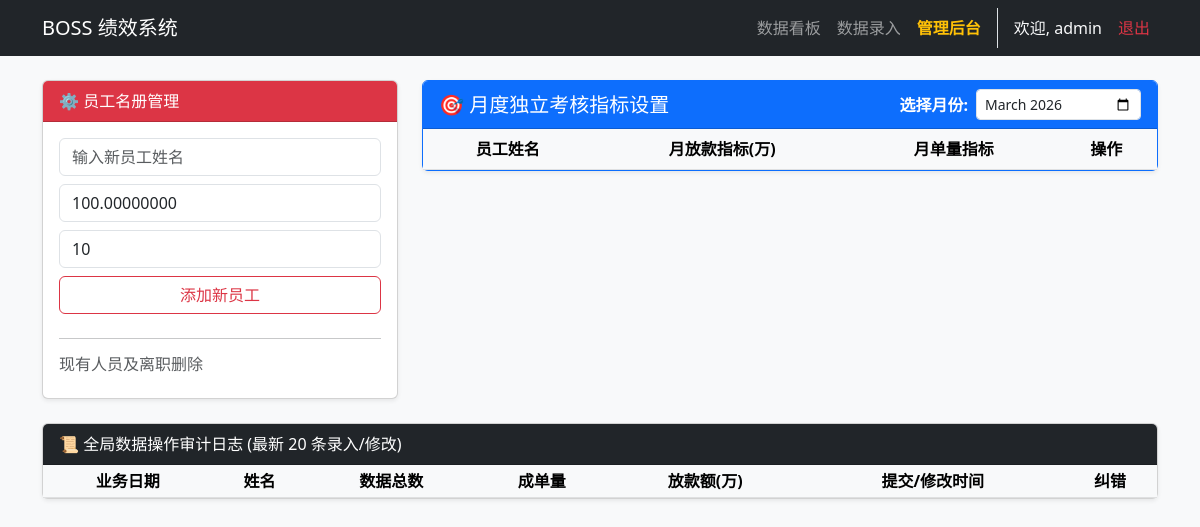
Page /admin (signed in) on the earlier database version.
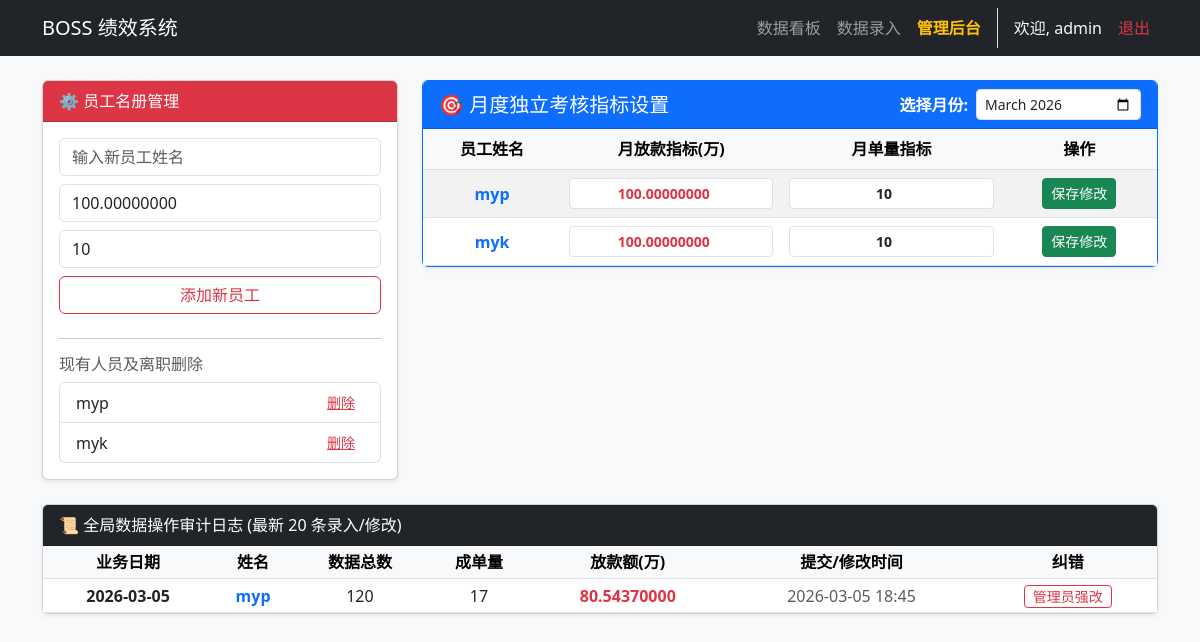
Same page on the later database version.
### app.py (models this page shows)
class Employee(db.Model):
    id = db.Column(db.Integer, primary_key=True)
    name = db.Column(db.String(50), unique=True, nullable=False)

class MonthlyTarget(db.Model):
    id = db.Column(db.Integer, primary_key=True)
    name = db.Column(db.String(50), nullable=False)
    month = db.Column(db.String(20), nullable=False)
    target_loan = db.Column(Numeric(precision=18, scale=8), default=100.0)
    target_orders = db.Column(db.Integer, default=10)

class DailyLog(db.Model):
    id = db.Column(db.Integer, primary_key=True)
    date = db.Column(db.String(20))
    name = db.Column(db.String(50))
    total_data_count = db.Column(db.Integer, default=0)
    connected = db.Column(db.Integer, default=0)
    added_wechat = db.Column(db.Integer, default=0)
    pre_audit = db.Column(db.Integer, default=0)
    pre_pass = db.Column(db.Integer, default=0)
    final_audit = db.Column(db.Integer, default=0)
    final_pass = db.Column(db.Integer, default=0)
    loan_orders = db.Column(db.Integer, default=0)
    loan_amount = db.Column(Numeric(precision=18, scale=8), default=0.0)
    next_day_est = db.Column(Numeric(precision=18, scale=8), default=0.0)
    timestamp = db.Column(db.DateTime, default=datetime.datetime.now)

### app.py (the view, shortened to what this page needs)
@app.route('/admin', methods=['GET', 'POST'])
@login_required
@admin_required
def admin_panel():
    return render_template('admin.html', employees=Employee.query.all(), logs=DailyLog.query.order_by(DailyLog.timestamp.desc()).limit(20).all(), target_month=request.args.get('target_month', datetime.date.today().strftime('%Y-%m')), targets=MonthlyTarget.query.filter_by(month=request.args.get('target_month', datetime.date.today().strftime('%Y-%m'))).all())

### app.py (called while the page is built)
def login_required(f):
    @wraps(f)
    def decorated_function(*args, **kwargs):
        if 'user_id' not in session: return redirect(url_for('login'))
        return f(*args, **kwargs)
    return decorated_function

def admin_required(f):
    @wraps(f)
    def decorated_function(*args, **kwargs):
        if not session.get('is_admin'): return redirect(url_for('dashboard'))
        return f(*args, **kwargs)
    return decorated_function

### templates/admin.html (shortened to what this page needs)
{% extends "layout.html" %}
{% block content %}
<div class="row">
    <div class="col-md-4">
        <div class="card shadow-sm mb-4">
            <div class="card-header bg-danger text-white">⚙️ 员工名册管理</div>
            <div class="card-body">
                <form method="POST" class="mb-4">
                    <div class="mb-2"><input type="text" name="name" class="form-control" placeholder="输入新员工姓名" required></div>
                    <div class="mb-2"><input type="number" step="0.00000001" name="target_loan" class="form-control" placeholder="首月默认放款指标(万)" value="100.00000000" required></div>
                    <div class="mb-2"><input type="number" name="target_orders" class="form-control" placeholder="首月默认单量指标" value="10" required></div>
                    <button type="submit" class="btn btn-outline-danger w-100">添加新员工</button>
                </form>
                <hr>
                <h6 class="text-muted">现有人员及离职删除</h6>
                <ul class="list-group">
                    {% for emp in employees %}
                    <li class="list-group-item d-flex justify-content-between align-items-center py-1">
                        {{ emp.name }}
                        <form method="POST" onsubmit="return confirm('警告：确定要删除 {{ emp.name }} 吗？他所有的历史流水和指标将被彻底清空！');">
                            <button type="submit" class="btn btn-sm btn-link text-danger">删除</button>
                        </form>
                    </li>
                    {% endfor %}
                </ul>
            </div>
        </div>
    </div>
    <div class="col-md-8">
        <div class="card shadow-sm mb-4 border-primary">
            <div class="card-header bg-primary text-white d-flex justify-content-between align-items-center">
                <h5 class="mb-0">🎯 月度独立考核指标设置</h5>
                <form method="GET" class="d-flex align-items-center m-0">
                    <label class="me-2 text-white fw-bold text-nowrap">选择月份:</label>
                    <input type="month" name="target_month" class="form-control form-control-sm" value="{{ target_month }}" onchange="this.form.submit()">
                </form>
            </div>
            <div class="card-body p-0">
                <div class="table-responsive">
                    <table class="table table-hover table-striped m-0 align-middle text-center">
                        <thead class="table-light">
                            <tr>
                                <th>员工姓名</th>
                                <th>月放款指标(万)</th>
                                <th>月单量指标</th>
                                <th>操作</th>
                            </tr>
                        </thead>
                        <tbody>
                            {% for tgt in targets %}
                            <tr>
                                <form method="POST">
                                    <td class="fw-bold text-primary">{{ tgt.name }}</td>
                                    <td width="30%"><input type="number" step="0.00000001" name="target_loan" class="form-control form-control-sm text-center fw-bold text-danger" value="{{ "%.8f"|format(tgt.target_loan|float) }}"></td>
                                    <td width="30%"><input type="number" name="target_orders" class="form-control form-control-sm text-center fw-bold" value="{{ tgt.target_orders }}"></td>
                                    <td><button type="submit" class="btn btn-sm btn-success">保存修改</button></td>
                                </form>
                            </tr>
                            {% endfor %}
                        </tbody>
                    </table>
                </div>
            </div>
        </div>
    </div>
</div>
<div class="row">
    <div class="col-md-12">
        <div class="card shadow-sm">
            <div class="card-header bg-dark text-white">📜 全局数据操作审计日志 (最新 20 条录入/修改)</div>
            <div class="card-body p-0">
                <div class="table-responsive">
                    <table class="table table-sm table-hover m-0 align-middle text-center">
                        <thead class="table-light">
                            <tr>
                                <th>业务日期</th><th>姓名</th><th>数据总数</th><th>成单量</th><th>放款额(万)</th><th>提交/修改时间</th><th>纠错</th>
                            </tr>
                        </thead>
                        <tbody>
                            {% for log in logs %}
                            <tr>
                                <td class="fw-bold">{{ log.date }}</td>
                                <td class="fw-bold text-primary">{{ log.name }}</td>
                                <td>{{ log.total_data_count }}</td>
                                <td>{{ log.loan_orders }}</td>
                                <td class="text-danger fw-bold">{{ "%.8f"|format(log.loan_amount|float) }}</td>
                                <td class="text-muted">{{ log.timestamp.strftime('%Y-%m-%d %H:%M') }}</td>
                                <td><a href="{{ url_for('edit_log', log_id=log.id) }}" class="btn btn-sm btn-outline-danger py-0">管理员强改</a></td>
                            </tr>
                            {% endfor %}
                        </tbody>
                    </table>
                </div>
            </div>
        </div>
    </div>
</div>
{% endblock %}

### templates/layout.html (shortened to what this page needs)
<!DOCTYPE html>
<html lang="zh-CN">
<head>
    <link href="https://cdn.bootcdn.net/ajax/libs/twitter-bootstrap/5.3.0/css/bootstrap.min.css" rel="stylesheet">
</head>
<body class="bg-light">
    <nav class="navbar navbar-expand-lg navbar-dark bg-dark mb-4">
        <div class="container">
            <a class="navbar-brand" href="{{ url_for('dashboard') }}">BOSS 绩效系统</a>
            {% if session.get('user_id') %}
            <div class="navbar-nav ms-auto">
                <a class="nav-link" href="{{ url_for('dashboard') }}">数据看板</a>
                <a class="nav-link" href="{{ url_for('entry') }}">数据录入</a>
                {% if session.get('is_admin') %}
                <a class="nav-link text-warning fw-bold" href="{{ url_for('admin_panel') }}">管理后台</a>
                {% endif %}
                <span class="nav-link text-light border-start ms-2 ps-3">欢迎, {{ session.username }}</span>
                <a class="nav-link text-danger" href="{{ url_for('logout') }}">退出</a>
            </div>
            {% endif %}
        </div>
    </nav>
    <div class="container pb-5">
        {% block content %}{% endblock %}
    </div>
</body>
</html>

Differences in the rows shown:
added Employee: name "myp"
added Employee: name "myk"
added MonthlyTarget: name "myp", target_loan "100.00000000", target_orders "10"
added MonthlyTarget: name "myk", target_loan "100.00000000", target_orders "10"
added DailyLog: date "2026-03-05", name "myp", total_data_count "120", loan_orders "17", loan_amount "80.54370000", timestamp "2026-03-05 18:45"
